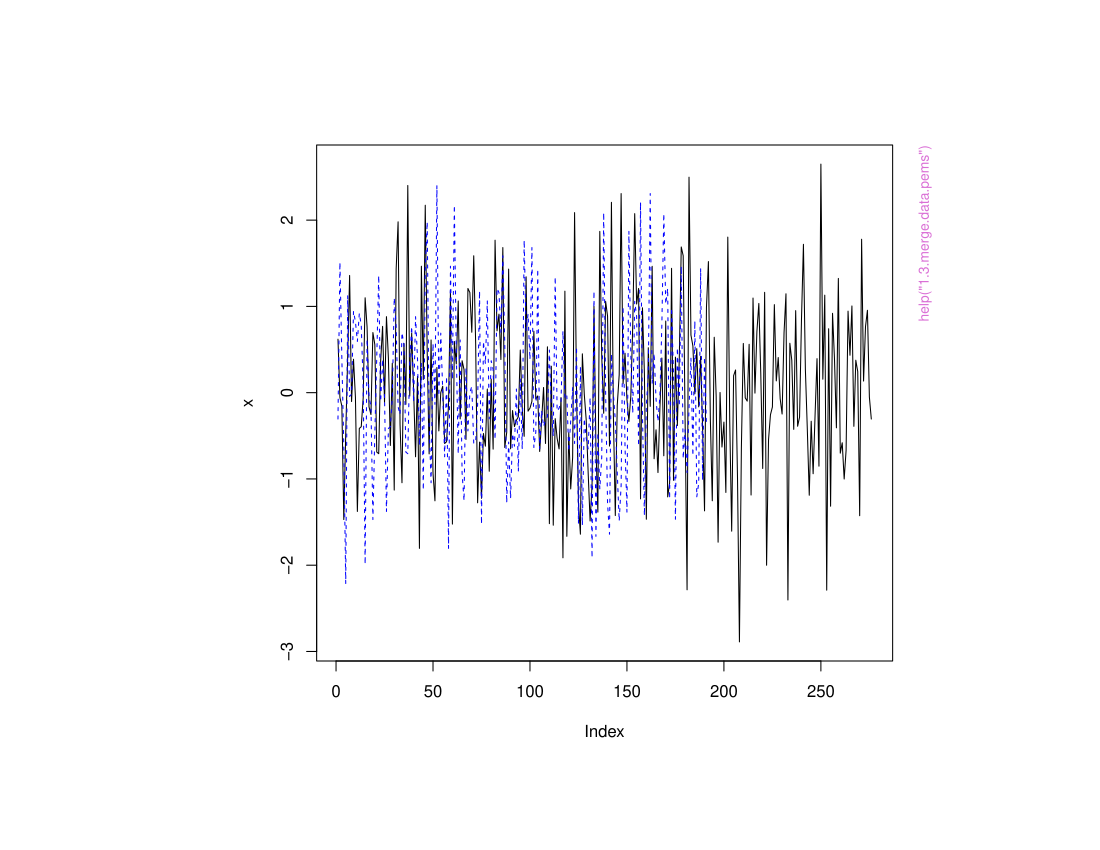

Reproduce this figure in R.
pkgname <- "pems.utils"
source(file.path(R.home("share"), "R", "examples-header.R"))
options(warn = 1)
options(pager = "console")
library('pems.utils')

assign(".oldSearch", search(), pos = 'CheckExEnv')
cleanEx()
nameEx("1.1.make.import.data")
### * 1.1.make.import.data

flush(stderr()); flush(stdout())

### Name: 1.1.make.import.data
### Title: making and importing data
### Aliases: 1.1.make.import.data pems.objects isPEMS makePEMS import2PEMS
###   importTAB2PEMS importCSV2PEMS importOBS2PEMS importRoyalTek2PEMS
### Keywords: methods

### ** Examples


###########
##example 1 
###########

#make little pems
data <- data.frame(speed=1:10, emissions=1:10)
units <- c("m/s", "g/s")
pems <- makePEMS(x = data, units=units, example="my record") 
 
pems                       #the pems object
summary(pems)              #summary of held data
checkInput(speed, pems)    #speed element




cleanEx()
nameEx("1.2.pems.structure")
### * 1.2.pems.structure

flush(stderr()); flush(stdout())

### Name: 1.2.pems.structure
### Title: 'pems' object structure
### Aliases: 1.2.pems.structure pems.structure getElement getData
### Keywords: methods

### ** Examples


###########
##example 1 
###########

#basic usage

getElement(velocity, pems.1)

#check... equivalent
#checkInput(veolcity, pems.1)




cleanEx()
nameEx("1.3.merge.data.pems")
### * 1.3.merge.data.pems

flush(stderr()); flush(stdout())

### Name: 1.3.merge.data.pems
### Title: Merging data and pems objects
### Aliases: 1.3.merge.data.pems merge.pems bindPEMS cAlign
###   findLinearOffset
### Keywords: methods

### ** Examples


###########
##example 1 
###########

#some data
temp <- rnorm(500)

#get two offset ranges

x <- temp[25:300]
y <- temp[10:200]

plot(x, type="l"); lines(y, col="blue", lty=2)

#estimated offset

findLinearOffset(x,y)
#[1] -15

#applying linear offset

ans <- cAlign(x,y, findLinearOffset(x,y))

plot(ans$x, type="l"); lines(ans$y, col="blue", lty=2)




cleanEx()
nameEx("1.4.export.data")
### * 1.4.export.data

flush(stderr()); flush(stdout())

### Name: 1.4.export.data
### Title: exporting data data
### Aliases: 1.4.export.data export.data exportData
### Keywords: methods

### ** Examples


###########
##example 1 
###########

#making a tab-delimited copy of pems.1

##exportData(pems.1, "pems.example.txt")
##dir()





cleanEx()
nameEx("2.1.generic.pems.handlers")
### * 2.1.generic.pems.handlers

flush(stderr()); flush(stdout())

### Name: generic.pems.handlers
### Title: Generic handling of pems objects
### Aliases: generic.pems.handlers pems.generics names.pems print.pems
###   plot.pems summary.pems
### Keywords: methods

### ** Examples


## Not run: 
##D 
##D #make object
##D print(pems.object)
##D names(pems.object)
##D 
## End(Not run) 




cleanEx()
nameEx("2.2.unit.handlers")
### * 2.2.unit.handlers

flush(stderr()); flush(stdout())

### Name: 2.2.unit.handlers
### Title: data unit handlers
### Aliases: 2.2.unit.handlers getUnits setUnits convertUnits
###   addUnitConversion addUnitAlias listUnitConversions
### Keywords: methods

### ** Examples


###########
##example 1 
###########

#work with data units

#getting units
#(where assigned)
getUnits(velocity, pems.1) #km/h

#setting units
a <- 1:10
a <- setUnits(a, "km/h")

#changing units
convertUnits(a, "mi/h")

# [1] 0.6213712 1.2427424 1.8641136 2.4854848 3.1068560 3.7282272 4.3495983
# [8] 4.9709695 5.5923407 6.2137119
# units: "mi/h"

###########
##example 2
###########

#working with local unit conversions
#adding/updating unit conversion methods

#make a local reference
ref.list <- ref.unit.conversions 

#add a miles/hour alias to mi/h
ref.list <- addUnitAlias("mi/h", "miles/hour", ref.list)

#add a new conversion
ref.list <- addUnitConversion(to = "silly", from = "km/h", 
                              conversion = function(x) 12 + (21 * x), 
                              tag = "kilometers/hour to some silly scale",
                              unit.conversions = ref.list)

#use these
convertUnits(a, "miles/hour", unit.conversions = ref.list)

# [1] 0.6213712 1.2427424 1.8641136 2.4854848 3.1068560 3.7282272 4.3495983
# [8] 4.9709695 5.5923407 6.2137119
# units: "miles/hour" (as above but using your unit abbreviations)

convertUnits(a, "silly", unit.conversions = ref.list)

# [1]  33  54  75  96 117 138 159 180 201 222
# units: "silly" (well, you get what you ask for)




cleanEx()
nameEx("2.3.1.vsp.calculations")
### * 2.3.1.vsp.calculations

flush(stderr()); flush(stdout())

### Name: 2.3.1.vsp.calculations
### Title: Vehicle Specific Power (VSP) calculations
### Aliases: 2.3.1.vsp.calculations vsp.calculations vsp calcVSP
###   calcVSPJimenezPalaciosCMEM
### Keywords: methods

### ** Examples


###########
##example 1 
###########

#basic usage

ans <- calcVSP(velocity, time = local.time, data = pems.1)

#ans <- pems.1 + calculated vsp







cleanEx()
nameEx("2.3.common.calculations")
### * 2.3.common.calculations

flush(stderr()); flush(stdout())

### Name: 2.3.common.calculations
### Title: Common calculations
### Aliases: 2.3.common.calculations common.calculations calcDistance
###   calcSpeed calcAccel calcAcceleration calcJerk calcChecks calcPack
### Keywords: methods

### ** Examples


###########
##example 1 
###########

#basic usage

ans <- calcAccel(velocity, local.time, pems.1)

#ans = pems.1 + calculated accel

ans <- calcAccel(velocity, local.time, pems.1, output = "input")

#ans = calculated accel


###########
#example 2
###########

#making wrappers for routine data processing 

my.pems <- list(pems.1, pems.1)

sapply(my.pems, function(x) 
                  calcAccel(velocity, local.time, data=x, output="input"))

#ans = accel data series for each pems in my.pems list

#             [,1]        [,2]
# [1,]  0.00000000  0.00000000
# [2,]  0.00000000  0.00000000
# [3,]  0.05555556  0.05555556
# [4,]  0.00000000  0.00000000
# [5,] -0.02777778 -0.02777778
# [6,]  0.05555556  0.05555556
# ...

#or
#lapply(my.pems, function(x) 
#                  calcAccel(velocity, local.time, data=x))
#for output as a list of pems objects with accel added to each

#note:
#sapply if you can/want to simiplify output to data.frame
#lapply if you want to keep output as a list of answers


###########
#example 3
###########

#making a function that allows third party hijack
#and pems management

my.fun <- function(speed, time, data = NULL, hijack = FALSE, 
                   ..., fun.name = "my.function"){

    #setup
    this.call <- match.call()
    
    #run checks
    settings <- calcChecks(fun.name, ..., data = data)
    
    #get pems elements if not already got
    if(!hijack){
 
        #the check handle errors and error messaging
        #checkInput 
        speed <- checkInput(speed, data, fun.name = fun.name,   
                            if.missing = settings$if.missing,
                            unit.conversions = settings$unit.conversions)

        time <- checkInput(time, data, fun.name = fun.name,   
                            if.missing = settings$if.missing,
                            unit.conversions = settings$unit.conversions)
    }

    #any extra error/missing case handling? 

    #run 'hijacked' code

    #reset units to what you want
    #... allows you to pass local unit.conversions
    speed <- convertUnits(speed, to = "km/h", hijack = TRUE, 
                          if.missing = settings$if.missing,
                          unit.conversions = settings$unit.conversions)

    #use someone else's calculation
    distance <- calcDistance(speed, time, hijack = TRUE, 
                          if.missing = settings$if.missing,
                          unit.conversions = settings$unit.conversions)

    #do other stuff?

    #reset units again?

    #output
    #calcPack handling the output type  
    #and my pems history tracking if data modified
    calcPack(output = distance, data = data, settings = settings, 
             fun.name = fun.name, this.call = this.call)     

}

ans <- my.fun(velocity, local.time, pems.1)

#seems long winded but gives you control of 
##the error handling, unit management, and output type
##and (if working in pems objects) history logging 

##and lets you do this

ans <- lapply(my.pems, function(x) 
                  my.fun(velocity, local.time, data=x))

#which will not always work if you are running 
#functions in functions, especially if those functions
#are also running functions in functions...






cleanEx()
nameEx("2.4.pems.plots")
### * 2.4.pems.plots

flush(stderr()); flush(stdout())

### Name: 2.4.pems.plots
### Title: Various plots for pems.utils
### Aliases: 2.4.pems.plots pems.plots latticePlot panel.PEMSXYPlot XYZPlot
### Keywords: methods

### ** Examples


###########
##example 1 
###########

#basic usage of latticePlot

latticePlot(velocity~local.time, data = pems.1, type = "l")

#in lattice, xyplot(velocity~local.time, data = getData(pems.1), type = "l")
#Note: to use lattice functions directly with pems objects
#      just pass data component with data = getData(pems) 
#      (NOT data = pems)


latticePlot(velocity~local.time, data = pems.1, col = "red", 
            pch = 20, panel = panel.PEMSXYPlot, 
            grid = list(col ="black", lty=2))


#basic usage of XYZPlot

a <- calcAccel(velocity, local.time, data =pems.1)

XYZPlot(~accel*velocity, data=a)

XYZPlot(~accel*velocity, data=a, plot = wireframe, shade=TRUE)






cleanEx()
nameEx("2.5.analysis.summary.reports")
### * 2.5.analysis.summary.reports

flush(stderr()); flush(stdout())

### Name: 2.5.analysis.summary.reports
### Title: Generating summary reports
### Aliases: 2.5.analysis.summary.reports summary.reports summaryReport
### Keywords: methods

### ** Examples


###########
##example 1 
###########

#basic usage

summaryReport(velocity, local.time, data=pems.1)

##  distance.travelled.km time.total.s avg.speed.km.h avg.running.speed.km.h
##1              6.186056         1000        22.2698               28.78538
##  time.idle.s time.idle.pc avg.accel.m.s.s time.accel.s time.accel.pc
##1          40            4       0.7921279          271          27.1
##  avg.decel.m.s.s time.decel.s time.decel.pc
##1      -0.9039449          238          23.8

#apply to multiple cases

my.pems <- list(pems.1, pems.1)

sapply(my.pems, function(x) 
                    summaryReport(velocity, local.time, data = x))


#                        [,1]       [,2]      
# distance.travelled.km  6.186056   6.186056  
# time.total.s           1000       1000      
# avg.speed.km.h         22.2698    22.2698   
# avg.running.speed.km.h 28.78538   28.78538  
# time.idle.s            40         40        
# time.idle.pc           4          4         
# avg.accel.m.s.s        0.7921279  0.7921279 
# time.accel.s           271        271       
# time.accel.pc          27.1       27.1      
# avg.decel.m.s.s        -0.9039449 -0.9039449
# time.decel.s           238        238       
# time.decel.pc          23.8       23.8  







cleanEx()
nameEx("2.5.conditioning.pems.data")
### * 2.5.conditioning.pems.data

flush(stderr()); flush(stdout())

### Name: 2.6.conditioning.pems.data
### Title: Data conditioning for pems data
### Aliases: 2.6.conditioning.pems.data conditioning.pems.data cutBy
###   cutByRow
### Keywords: methods

### ** Examples


###########
##example 1 
###########

#basic usage

#cut into equal subsets
a <- cutBy(velocity, n= 5, data=pems.1)

latticePlot(velocity~local.time|cut, data=a, 
             type="l", layout=c(1,5))

#cut at three points
a <- cutBy(velocity, rows=c(180,410,700), data=pems.1)

latticePlot(velocity~local.time|cut, data=a, 
             type="l", layout=c(1,4))




cleanEx()
nameEx("3.1.example.data")
### * 3.1.example.data

flush(stderr()); flush(stdout())

### Name: 3.1.example.data
### Title: example data for use with pems.utils
### Aliases: 3.1.example.data example.data pems.1
### Keywords: datasets

### ** Examples


#to be confirmed




cleanEx()
nameEx("3.2.look.up.tables")
### * 3.2.look.up.tables

flush(stderr()); flush(stdout())

### Name: 3.2.look-up.tables
### Title: reference data for use with pems.utils
### Aliases: 3.2.look-up.tables look-up.tables ref.unit.conversions
###   ref.chem ref.petrol ref.diesel
### Keywords: datasets

### ** Examples


#basic structure
ref.unit.conversions[[1]]




cleanEx()
nameEx("4.1.check.functions")
### * 4.1.check.functions

flush(stderr()); flush(stdout())

### Name: 4.1.common.check.functions
### Title: common check... functions
### Aliases: 4.1.common.check.functions check... checkInput checkOption
###   checkPEMS checkUnits checkOutput checkIfMissing
### Keywords: methods

### ** Examples


###########
##example 1 
###########

#some different data

a <- 1
b <- data.frame(v=10, c=1)

#using checkInput

checkInput(a)           # 1  (attr name = "a")
checkInput(v, data = b) # 10 (attr name = "v")

#checkInput(v)
#Error:   In checkInput(...) input 'v' not found

###########
##example 2
###########

#using checkInput to plot with user labels

standard.plot <- function(x, y, data = NULL){

    #getting x and y
    my.x <- checkInput(x, data = data, input.name = "x", 
                       fun.name = "standard.plot")
    my.y <- checkInput(y, data = data, input.name = "y", 
                       fun.name = "standard.plot")

    #plotting (and labelling it)
    plot(my.x, my.y, xlab = attributes(my.x)$name, 
         ylab = attributes(my.y)$name)
}

standard.plot(a,v, data=b) #etc




### * <FOOTER>
###
cat("Time elapsed: ", proc.time() - get("ptime", pos = 'CheckExEnv'),"\n")
grDevices::dev.off()
###
### Local variables: ***
### mode: outline-minor ***
### outline-regexp: "\\(> \\)?### [*]+" ***
### End: ***
quit('no')
